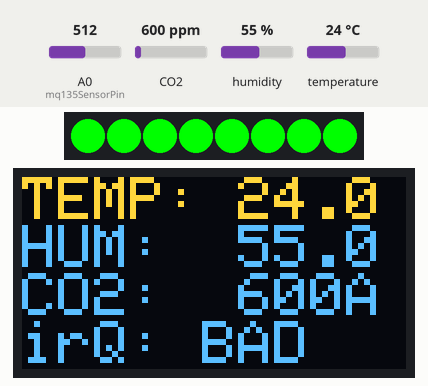
Simulated run of this sketch. Board: Arduino Uno, built with avr-gcc and run on an emulated ATmega328P. On the bench: 8 RGB LEDs in strip order, left to right, 128×64 one-colour display. The test bench sets the inputs (shaded band); at power-on: CO2 600 ppm, A0 (mq135SensorPin) = 512, humidity 55 %, temperature 24 °C. The OLED is the two-colour kind (top 16 rows yellow); what the sketch prints to the serial monitor is not drawn.

Above: at 2.8 s.
2.9 s: CO2 set to 452 ppm
At 5.1 s:
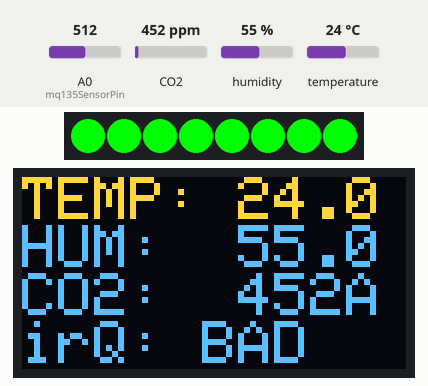
5.6 s: A0 (mq135SensorPin) set to 218
8.3 s: A0 (mq135SensorPin) set to 187
At 10.6 s:
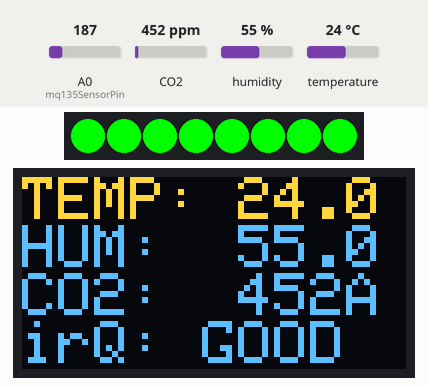
11.7 s: humidity set to 22 %
At 13.6 s:
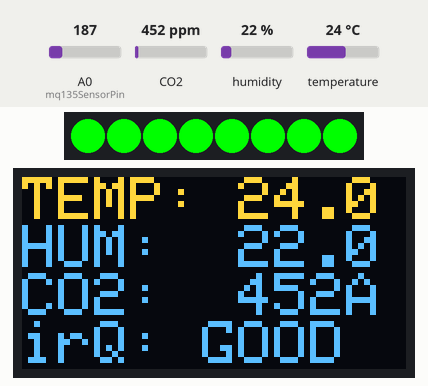
14.4 s: CO2 set to 1050 ppm
At 17.3 s:
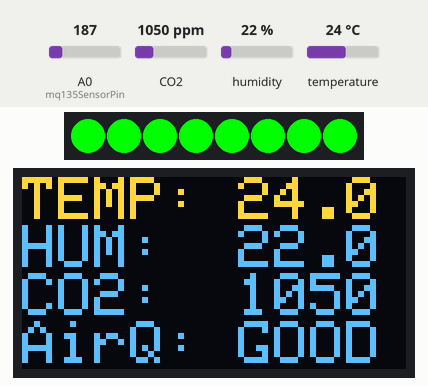
17.8 s: temperature set to 12 °C
At 19.1 s:
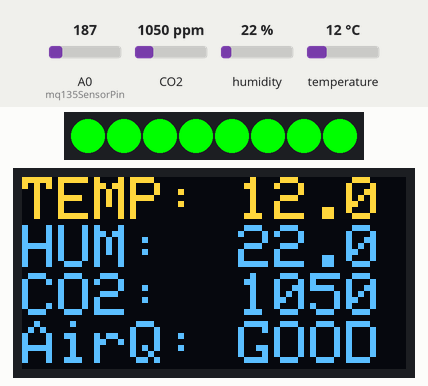
Timing chart, 0 to 20.8 s (numbered marks = the images above; inputs shaded):
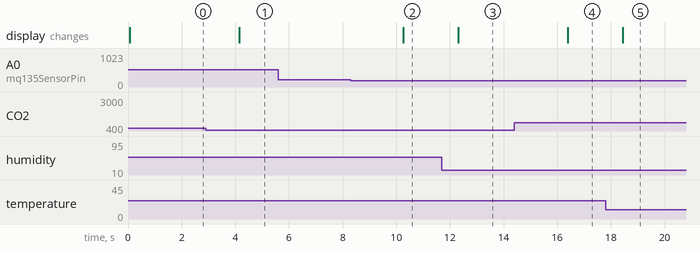

Measured:
- the behaviour switches between 201 and 200 on A0 (mq135SensorPin) (found by bisection; images 1 and 2)
- after the input at 2.9 s, the display: changes after 1.2 s (image 1)
- after the input at 5.6 s, every drawn part: stays the same
- after the input at 8.3 s, the display: changes after 2.0 s (image 2)
- after the input at 11.7 s, the display: changes after 0.61 s (image 3)
- after the input at 14.4 s, the display: changes after 2.0 s (image 4)
- after the input at 17.8 s, the display: changes after 0.63 s (image 5)

The sketch:

SHEM.ino
```cpp
#include <Wire.h>  // Include Wire library for I2C communication
#include <SparkFun_SCD30_Arduino_Library.h>  // Include library for SCD30 CO2 sensor
#include <Adafruit_NeoPixel.h>  // Include library for controlling NeoPixels
#include <Adafruit_GFX.h>  // Include Adafruit Graphics library for graphical functions
#include <Adafruit_SSD1306.h>  // Include library for OLED display

#define NEOPIXEL_PIN 6  // Define the pin for NeoPixels
#define NUMPIXELS    8  // Number of pixels in the NeoPixel strip
#define OLED_RESET   -1 // OLED reset pin (set to -1 if not used)

// Initialize NeoPixel and OLED display
Adafruit_NeoPixel pixels(NUMPIXELS, NEOPIXEL_PIN, NEO_GRB + NEO_KHZ800);
Adafruit_SSD1306 display(128, 64, &Wire, OLED_RESET);

SCD30 airSensor; // Create an instance of the SCD30 sensor
int mq135SensorPin = A0; // Pin for the MQ-135 air quality sensor

void setup() {
  Wire.begin();  // Start the I2C communication
  Serial.begin(9600);  // Begin serial communication at 9600 baud rate
  pixels.begin();  // Initialize NeoPixel strip

  // Initialize OLED display
  display.begin(SSD1306_SWITCHCAPVCC, 0x3C);
  display.clearDisplay();
  display.setTextSize(2);  // Set text size for the OLED display
  display.setTextColor(WHITE);

  // Check if SCD30 sensor is connected
  if (!airSensor.begin()) {
    Serial.println("SCD30 not detected, please check the wiring!");
    display.println("SCD30 not detected!");
    display.display();
    while (1); // Stop execution if the sensor is not detected
  }
}

void loop() {
  // Check if there's data available from the SCD30 sensor
  if (airSensor.dataAvailable()) {
    int co2 = airSensor.getCO2(); // Get CO2 reading
    float temperature = airSensor.getTemperature(); // Get temperature reading
    float humidity = airSensor.getHumidity(); // Get humidity reading
    int mq135SensorValue = analogRead(mq135SensorPin); // Read MQ-135 sensor value
    String airQualityStatus = mq135SensorValue > 200 ? "BAD" : "GOOD"; // Determine air quality

    // Update OLED display with sensor readings
    display.clearDisplay();
    display.setCursor(0,0);
    display.print("TEMP: ");
    display.print(temperature, 1);
    display.print("HUM:  ");
    display.print(humidity, 1);
    display.print("CO2:  ");
    display.print(co2);
    display.print("AirQ: ");
    display.println(airQualityStatus);
    display.display();

    // Print readings to serial monitor
    Serial.print("CO2(ppm): ");
    Serial.print(co2);
    Serial.print(" Temperature(C): ");
    Serial.print(temperature, 1);
    Serial.print(" Humidity(%): ");
    Serial.println(humidity, 1);
    Serial.print("Air Quality : ");
    Serial.println(mq135SensorValue);

    // Change NeoPixel color based on CO2 level
    if (co2 >= 3000) {
        blinkRed();
    } else {
        setGreen();
    }
  }
  delay(2000); // Delay between readings
}

// Function to blink NeoPixels red
void blinkRed() {
  for (int i = 0; i < NUMPIXELS; i++) {
    pixels.setPixelColor(i, pixels.Color(255, 0, 0));
  }
  pixels.show();
  delay(1000);
  pixels.clear();
  pixels.show();
  delay(10);
}

// Function to set NeoPixels to green
void setGreen() {
  for (int i = 0; i < NUMPIXELS; i++) {
    pixels.setPixelColor(i, pixels.Color(0, 255, 0));
  }
  pixels.show();
}
```
